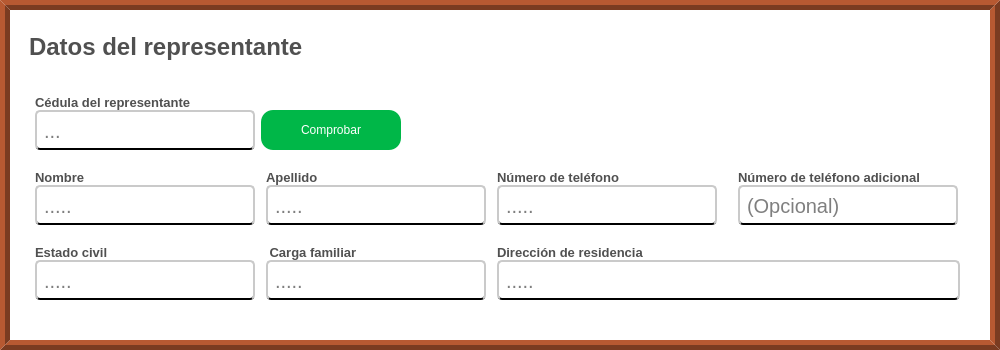
              <widget class="QFrame" name="datos_del_representante">
               <property name="sizePolicy">
                <sizepolicy hsizetype="Preferred" vsizetype="Preferred">
                 <horstretch>0</horstretch>
                 <verstretch>10</verstretch>
                </sizepolicy>
               </property>
               <property name="minimumSize">
                <size>
                 <width>1000</width>
                 <height>350</height>
                </size>
               </property>
               <property name="styleSheet">
                <string notr="true">QFrame{
	background-color: rgb(255, 255, 255);
	border:10px ridge rgb(122, 59, 33);
}</string>
               </property>
               <property name="frameShape">
                <enum>QFrame::NoFrame</enum>
               </property>
               <property name="frameShadow">
                <enum>QFrame::Raised</enum>
               </property>
               <layout class="QVBoxLayout" name="verticalLayout_7">
                <property name="topMargin">
                 <number>20</number>
                </property>
                <item>
                 <widget class="QLabel" name="label_segmento_datos_del_representante">
                  <property name="minimumSize">
                   <size>
                    <width>0</width>
                    <height>30</height>
                   </size>
                  </property>
                  <property name="maximumSize">
                   <size>
                    <width>16777215</width>
                    <height>25</height>
                   </size>
                  </property>
                  <property name="font">
                   <font>
                    <family>Arial</family>
                    <pointsize>18</pointsize>
                    <weight>75</weight>
                    <bold>true</bold>
                   </font>
                  </property>
                  <property name="styleSheet">
                   <string notr="true">QLabel{
	
	
	color: rgb(80, 80, 80);
	border:none;
	border-color: #ffffff;
	
	padding-left:2px;


}
</string>
                  </property>
                  <property name="text">
                   <string>Datos del representante</string>
                  </property>
                  <property name="scaledContents">
                   <bool>false</bool>
                  </property>
                 </widget>
                </item>
                <item alignment="Qt::AlignVCenter">
                 <widget class="QFrame" name="preguntas_info_medidas">
                  <property name="minimumSize">
                   <size>
                    <width>460</width>
                    <height>200</height>
                   </size>
                  </property>
                  <property name="styleSheet">
                   <string>border-radius:0px;
border:none;</string>
                  </property>
                  <property name="frameShape">
                   <enum>QFrame::NoFrame</enum>
                  </property>
                  <property name="frameShadow">
                   <enum>QFrame::Raised</enum>
                  </property>
                  <layout class="QGridLayout" name="gridLayout_11">
                   <property name="verticalSpacing">
                    <number>20</number>
                   </property>
                   <item row="0" column="0" colspan="2">
                    <layout class="QGridLayout" name="gridLayout_3">
                     <item row="0" column="0">
                      <widget class="QLabel" name="label_primer_nombre_2">
                       <property name="font">
                        <font>
                         <family>Arial</family>
                         <pointsize>10</pointsize>
                         <weight>75</weight>
                         <bold>true</bold>
                        </font>
                       </property>
                       <property name="styleSheet">
                        <string notr="true">QLabel{
		
	color: rgb(80, 80, 80);

	border-color: #ffffff;


}
</string>
                       </property>
                       <property name="text">
                        <string>Cédula del representante</string>
                       </property>
                       <property name="scaledContents">
                        <bool>true</bool>
                       </property>
                      </widget>
                     </item>
                     <item row="1" column="0" alignment="Qt::AlignLeft">
                      <widget class="QLineEdit" name="input_buscar_por_cedula">
                       <property name="sizePolicy">
                        <sizepolicy hsizetype="Fixed" vsizetype="Fixed">
                         <horstretch>0</horstretch>
                         <verstretch>0</verstretch>
                        </sizepolicy>
                       </property>
                       <property name="minimumSize">
                        <size>
                         <width>220</width>
                         <height>40</height>
                        </size>
                       </property>
                       <property name="font">
                        <font>
                         <family>Arial</family>
                         <pointsize>15</pointsize>
                        </font>
                       </property>
                       <property name="styleSheet">
                        <string notr="true">QLineEdit{
	
	background-color: rgb(255, 255, 255);
	border-radius:5px;
	padding-left: 5px;
 padding-right:5px;
	padding-top:1px;
	border-bottom:2px solid black  ;
	border-top: 2px solid rgb(202, 202, 202);
	border-left: 2px solid rgb(202, 202, 202);
	border-right: 2px solid rgb(202, 202, 202);

}

QLineEdit:focus{

	border: 2px solid rgb(17, 192, 255)



}
</string>
                       </property>
                       <property name="alignment">
                        <set>Qt::AlignLeading|Qt::AlignLeft|Qt::AlignVCenter</set>
                       </property>
                       <property name="placeholderText">
                        <string>...</string>
                       </property>
                      </widget>
                     </item>
                     <item row="1" column="1" alignment="Qt::AlignLeft">
                      <widget class="QPushButton" name="boton_buscar_cedula_representante">
                       <property name="sizePolicy">
                        <sizepolicy hsizetype="Minimum" vsizetype="Fixed">
                         <horstretch>0</horstretch>
                         <verstretch>0</verstretch>
                        </sizepolicy>
                       </property>
                       <property name="minimumSize">
                        <size>
                         <width>140</width>
                         <height>0</height>
                        </size>
                       </property>
                       <property name="maximumSize">
                        <size>
                         <width>130</width>
                         <height>200</height>
                        </size>
                       </property>
                       <property name="cursor">
                        <cursorShape>PointingHandCursor</cursorShape>
                       </property>
                       <property name="styleSheet">
                        <string notr="true">QPushButton{

	background-color: rgb(0, 183, 72);
	font: 75 14pt &quot;Arial&quot;;
	color: rgb(255, 255, 255);
	border-radius:12px;

}

QPushButton:hover{

	
	background-color: rgb(0, 56, 10);

}</string>
                       </property>
                       <property name="text">
                        <string>Comprobar</string>
                       </property>
                       <property name="icon">
                        <iconset>
                         <normaloff>../recursos_de_imagenes/iconos_de_interfaz/lupa_de_busqueda.png</normaloff>../recursos_de_imagenes/iconos_de_interfaz/lupa_de_busqueda.png</iconset>
                       </property>
                       <property name="iconSize">
                        <size>
                         <width>25</width>
                         <height>25</height>
                        </size>
                       </property>
                      </widget>
                     </item>
                    </layout>
                   </item>
                   <item row="1" column="0">
                    <layout class="QVBoxLayout" name="verticalLayout_20">
                     <item>
                      <widget class="QLabel" name="label_nombre_del_representante">
                       <property name="font">
                        <font>
                         <family>Arial</family>
                         <pointsize>10</pointsize>
                         <weight>75</weight>
                         <bold>true</bold>
                        </font>
                       </property>
                       <property name="styleSheet">
                        <string notr="true">QLabel{
		
	color: rgb(80, 80, 80);

	border-color: #ffffff;


}
</string>
                       </property>
                       <property name="text">
                        <string>Nombre</string>
                       </property>
                       <property name="scaledContents">
                        <bool>true</bool>
                       </property>
                      </widget>
                     </item>
                     <item>
                      <widget class="QLineEdit" name="input_nombre_del_representante">
                       <property name="enabled">
                        <bool>true</bool>
                       </property>
                       <property name="sizePolicy">
                        <sizepolicy hsizetype="Fixed" vsizetype="Fixed">
                         <horstretch>0</horstretch>
                         <verstretch>0</verstretch>
                        </sizepolicy>
                       </property>
                       <property name="minimumSize">
                        <size>
                         <width>220</width>
                         <height>40</height>
                        </size>
                       </property>
                       <property name="font">
                        <font>
                         <family>Arial</family>
                         <pointsize>15</pointsize>
                        </font>
                       </property>
                       <property name="styleSheet">
                        <string notr="true">QLineEdit{
	
	background-color: rgb(255, 255, 255);
	border-radius:5px;
	padding-left: 5px;
 padding-right:5px;
	padding-top:1px;
	border-bottom:2px solid black  ;
	border-top: 2px solid rgb(202, 202, 202);
	border-left: 2px solid rgb(202, 202, 202);
	border-right: 2px solid rgb(202, 202, 202);

}

QLineEdit:focus{

	border: 2px solid rgb(17, 192, 255)



}


QLineEdit:disabled{



border: 1px solid rgb(31, 31, 31);

background: rgb(152, 152, 152)


}
</string>
                       </property>
                       <property name="alignment">
                        <set>Qt::AlignLeading|Qt::AlignLeft|Qt::AlignVCenter</set>
                       </property>
                       <property name="placeholderText">
                        <string>.....</string>
                       </property>
                       <property name="cursorMoveStyle">
                        <enum>Qt::LogicalMoveStyle</enum>
                       </property>
                      </widget>
                     </item>
                    </layout>
                   </item>
                   <item row="1" column="1">
                    <layout class="QVBoxLayout" name="verticalLayout_23">
                     <item>
                      <widget class="QLabel" name="label_apellido_del_representante">
                       <property name="font">
                        <font>
                         <family>Arial</family>
                         <pointsize>10</pointsize>
                         <weight>75</weight>
                         <bold>true</bold>
                        </font>
                       </property>
                       <property name="styleSheet">
                        <string notr="true">QLabel{
		
	color: rgb(80, 80, 80);

	border-color: #ffffff;


}
</string>
                       </property>
                       <property name="text">
                        <string>Apellido</string>
                       </property>
                       <property name="textFormat">
                        <enum>Qt::PlainText</enum>
                       </property>
                       <property name="scaledContents">
                        <bool>true</bool>
                       </property>
                      </widget>
                     </item>
                     <item>
                      <widget class="QLineEdit" name="input_apellido_del_representante">
                       <property name="sizePolicy">
                        <sizepolicy hsizetype="Fixed" vsizetype="Fixed">
                         <horstretch>0</horstretch>
                         <verstretch>0</verstretch>
                        </sizepolicy>
                       </property>
                       <property name="minimumSize">
                        <size>
                         <width>220</width>
                         <height>40</height>
                        </size>
                       </property>
                       <property name="font">
                        <font>
                         <family>Arial</family>
                         <pointsize>15</pointsize>
                        </font>
                       </property>
                       <property name="styleSheet">
                        <string notr="true">QLineEdit{
	
	background-color: rgb(255, 255, 255);
	border-radius:5px;
	padding-left: 5px;
 padding-right:5px;
	padding-top:1px;
	border-bottom:2px solid black  ;
	border-top: 2px solid rgb(202, 202, 202);
	border-left: 2px solid rgb(202, 202, 202);
	border-right: 2px solid rgb(202, 202, 202);

}

QLineEdit:focus{

	border: 2px solid rgb(17, 192, 255)



}


QLineEdit:disabled{



border: 1px solid rgb(31, 31, 31);

background: rgb(152, 152, 152)


}
</string>
                       </property>
                       <property name="placeholderText">
                        <string>.....</string>
                       </property>
                      </widget>
                     </item>
                    </layout>
                   </item>
                   <item row="1" column="2">
                    <layout class="QVBoxLayout" name="verticalLayout_24">
                     <item alignment="Qt::AlignLeft">
                      <widget class="QLabel" name="label_numero_de_telefono">
                       <property name="font">
                        <font>
                         <family>Arial</family>
                         <pointsize>10</pointsize>
                         <weight>75</weight>
                         <bold>true</bold>
                        </font>
                       </property>
                       <property name="styleSheet">
                        <string notr="true">QLabel{
		
	color: rgb(80, 80, 80);

	border-color: #ffffff;


}
</string>
                       </property>
                       <property name="text">
                        <string>Número de teléfono</string>
                       </property>
                       <property name="textFormat">
                        <enum>Qt::PlainText</enum>
                       </property>
                       <property name="scaledContents">
                        <bool>true</bool>
                       </property>
                      </widget>
                     </item>
                     <item>
                      <widget class="QLineEdit" name="input_numero_de_telefono">
                       <property name="sizePolicy">
                        <sizepolicy hsizetype="Fixed" vsizetype="Fixed">
                         <horstretch>0</horstretch>
                         <verstretch>0</verstretch>
                        </sizepolicy>
                       </property>
                       <property name="minimumSize">
                        <size>
                         <width>220</width>
                         <height>40</height>
                        </size>
                       </property>
                       <property name="font">
                        <font>
                         <family>Arial</family>
                         <pointsize>15</pointsize>
                        </font>
                       </property>
                       <property name="styleSheet">
                        <string notr="true">QLineEdit{
	
	background-color: rgb(255, 255, 255);
	border-radius:5px;
	padding-left: 5px;
 padding-right:5px;
	padding-top:1px;
	border-bottom:2px solid black  ;
	border-top: 2px solid rgb(202, 202, 202);
	border-left: 2px solid rgb(202, 202, 202);
	border-right: 2px solid rgb(202, 202, 202);

}

QLineEdit:focus{

	border: 2px solid rgb(17, 192, 255)



}


QLineEdit:disabled{



border: 1px solid rgb(31, 31, 31);

background: rgb(152, 152, 152)


}
</string>
                       </property>
                       <property name="placeholderText">
                        <string>.....</string>
                       </property>
                      </widget>
                     </item>
                    </layout>
                   </item>
                   <item row="1" column="3">
                    <layout class="QVBoxLayout" name="verticalLayout_46">
                     <item alignment="Qt::AlignLeft">
                      <widget class="QLabel" name="label_numero_de_telefono_adicional">
                       <property name="font">
                        <font>
                         <family>Arial</family>
                         <pointsize>10</pointsize>
                         <weight>75</weight>
                         <bold>true</bold>
                        </font>
                       </property>
                       <property name="styleSheet">
                        <string notr="true">QLabel{
		
	color: rgb(80, 80, 80);

	border-color: #ffffff;


}
</string>
                       </property>
                       <property name="text">
                        <string>Número de teléfono adicional</string>
                       </property>
                       <property name="textFormat">
                        <enum>Qt::PlainText</enum>
                       </property>
                       <property name="scaledContents">
                        <bool>true</bool>
                       </property>
                      </widget>
                     </item>
                     <item>
                      <widget class="QLineEdit" name="input_numero_de_telefono_adicional">
                       <property name="sizePolicy">
                        <sizepolicy hsizetype="Fixed" vsizetype="Fixed">
                         <horstretch>0</horstretch>
                         <verstretch>0</verstretch>
                        </sizepolicy>
                       </property>
                       <property name="minimumSize">
                        <size>
                         <width>220</width>
                         <height>40</height>
                        </size>
                       </property>
                       <property name="font">
                        <font>
                         <family>Arial</family>
                         <pointsize>15</pointsize>
                        </font>
                       </property>
                       <property name="styleSheet">
                        <string notr="true">QLineEdit{
	
	background-color: rgb(255, 255, 255);
	border-radius:5px;
	padding-left: 5px;
 padding-right:5px;
	padding-top:1px;
	border-bottom:2px solid black  ;
	border-top: 2px solid rgb(202, 202, 202);
	border-left: 2px solid rgb(202, 202, 202);
	border-right: 2px solid rgb(202, 202, 202);

}

QLineEdit:focus{

	border: 2px solid rgb(17, 192, 255)



}


QLineEdit:disabled{



border: 1px solid rgb(31, 31, 31);

background: rgb(152, 152, 152)


}
</string>
                       </property>
                       <property name="placeholderText">
                        <string>(Opcional)</string>
                       </property>
                      </widget>
                     </item>
                    </layout>
                   </item>
                   <item row="2" column="0">
                    <layout class="QVBoxLayout" name="verticalLayout_25">
                     <item alignment="Qt::AlignLeft">
                      <widget class="QLabel" name="label_estado_civil">
                       <property name="font">
                        <font>
                         <family>Arial</family>
                         <pointsize>10</pointsize>
                         <weight>75</weight>
                         <bold>true</bold>
                        </font>
                       </property>
                       <property name="styleSheet">
                        <string notr="true">QLabel{
		
	color: rgb(80, 80, 80);

	border-color: #ffffff;


}
</string>
                       </property>
                       <property name="text">
                        <string>Estado civil </string>
                       </property>
                       <property name="textFormat">
                        <enum>Qt::PlainText</enum>
                       </property>
                       <property name="scaledContents">
                        <bool>true</bool>
                       </property>
                      </widget>
                     </item>
                     <item>
                      <widget class="QLineEdit" name="input_estado_civil">
                       <property name="sizePolicy">
                        <sizepolicy hsizetype="Fixed" vsizetype="Fixed">
                         <horstretch>0</horstretch>
                         <verstretch>0</verstretch>
                        </sizepolicy>
                       </property>
                       <property name="minimumSize">
                        <size>
                         <width>220</width>
                         <height>40</height>
                        </size>
                       </property>
                       <property name="font">
                        <font>
                         <family>Arial</family>
                         <pointsize>15</pointsize>
                        </font>
                       </property>
                       <property name="styleSheet">
                        <string notr="true">QLineEdit{
	
	background-color: rgb(255, 255, 255);
	border-radius:5px;
	padding-left: 5px;
 padding-right:5px;
	padding-top:1px;
	border-bottom:2px solid black  ;
	border-top: 2px solid rgb(202, 202, 202);
	border-left: 2px solid rgb(202, 202, 202);
	border-right: 2px solid rgb(202, 202, 202);

}

QLineEdit:focus{

	border: 2px solid rgb(17, 192, 255)



}


QLineEdit:disabled{



border: 1px solid rgb(31, 31, 31);

background: rgb(152, 152, 152)


}
</string>
                       </property>
                       <property name="placeholderText">
                        <string>.....</string>
                       </property>
                      </widget>
                     </item>
                    </layout>
                   </item>
                   <item row="2" column="1">
                    <layout class="QVBoxLayout" name="verticalLayout_21">
                     <item alignment="Qt::AlignLeft">
                      <widget class="QLabel" name="label_carga_familiar">
                       <property name="font">
                        <font>
                         <family>Arial</family>
                         <pointsize>10</pointsize>
                         <weight>75</weight>
                         <bold>true</bold>
                        </font>
                       </property>
                       <property name="styleSheet">
                        <string notr="true">QLabel{
		
	color: rgb(80, 80, 80);

	border-color: #ffffff;


}
</string>
                       </property>
                       <property name="text">
                        <string> Carga familiar </string>
                       </property>
                       <property name="textFormat">
                        <enum>Qt::PlainText</enum>
                       </property>
                       <property name="scaledContents">
                        <bool>true</bool>
                       </property>
                      </widget>
                     </item>
                     <item>
                      <widget class="QLineEdit" name="input_carga_familiar">
                       <property name="sizePolicy">
                        <sizepolicy hsizetype="Fixed" vsizetype="Fixed">
                         <horstretch>0</horstretch>
                         <verstretch>0</verstretch>
                        </sizepolicy>
                       </property>
                       <property name="minimumSize">
                        <size>
                         <width>220</width>
                         <height>40</height>
                        </size>
                       </property>
                       <property name="font">
                        <font>
                         <family>Arial</family>
                         <pointsize>15</pointsize>
                        </font>
                       </property>
                       <property name="styleSheet">
                        <string notr="true">QLineEdit{
	
	background-color: rgb(255, 255, 255);
	border-radius:5px;
	padding-left: 5px;
 padding-right:5px;
	padding-top:1px;
	border-bottom:2px solid black  ;
	border-top: 2px solid rgb(202, 202, 202);
	border-left: 2px solid rgb(202, 202, 202);
	border-right: 2px solid rgb(202, 202, 202);

}

QLineEdit:focus{

	border: 2px solid rgb(17, 192, 255)



}


QLineEdit:disabled{



border: 1px solid rgb(31, 31, 31);

background: rgb(152, 152, 152)


}
</string>
                       </property>
                       <property name="placeholderText">
                        <string>.....</string>
                       </property>
                      </widget>
                     </item>
                    </layout>
                   </item>
                   <item row="2" column="2" colspan="2">
                    <layout class="QVBoxLayout" name="verticalLayout_22">
                     <item alignment="Qt::AlignLeft">
                      <widget class="QLabel" name="label_direccion_residencia">
                       <property name="font">
                        <font>
                         <family>Arial</family>
                         <pointsize>10</pointsize>
                         <weight>75</weight>
                         <italic>false</italic>
                         <bold>true</bold>
                        </font>
                       </property>
                       <property name="styleSheet">
                        <string notr="true">QLabel{
		
	color: rgb(80, 80, 80);

	border-color: #ffffff;


}
</string>
                       </property>
                       <property name="text">
                        <string>Dirección de residencia</string>
                       </property>
                       <property name="textFormat">
                        <enum>Qt::PlainText</enum>
                       </property>
                       <property name="scaledContents">
                        <bool>true</bool>
                       </property>
                      </widget>
                     </item>
                     <item>
                      <widget class="QLineEdit" name="input_direccion_residencia">
                       <property name="sizePolicy">
                        <sizepolicy hsizetype="Fixed" vsizetype="Fixed">
                         <horstretch>0</horstretch>
                         <verstretch>0</verstretch>
                        </sizepolicy>
                       </property>
                       <property name="minimumSize">
                        <size>
                         <width>463</width>
                         <height>40</height>
                        </size>
                       </property>
                       <property name="font">
                        <font>
                         <family>Arial</family>
                         <pointsize>15</pointsize>
                        </font>
                       </property>
                       <property name="styleSheet">
                        <string notr="true">QLineEdit{
	
	background-color: rgb(255, 255, 255);
	border-radius:5px;
	padding-left: 5px;
 padding-right:5px;
	padding-top:1px;
	border-bottom:2px solid black  ;
	border-top: 2px solid rgb(202, 202, 202);
	border-left: 2px solid rgb(202, 202, 202);
	border-right: 2px solid rgb(202, 202, 202);

}

QLineEdit:focus{

	border: 2px solid rgb(17, 192, 255)



}


QLineEdit:disabled{



border: 1px solid rgb(31, 31, 31);

background: rgb(152, 152, 152)


}
</string>
                       </property>
                       <property name="placeholderText">
                        <string>.....</string>
                       </property>
                      </widget>
                     </item>
                    </layout>
                   </item>
                  </layout>
                 </widget>
                </item>
               </layout>
              </widget>
